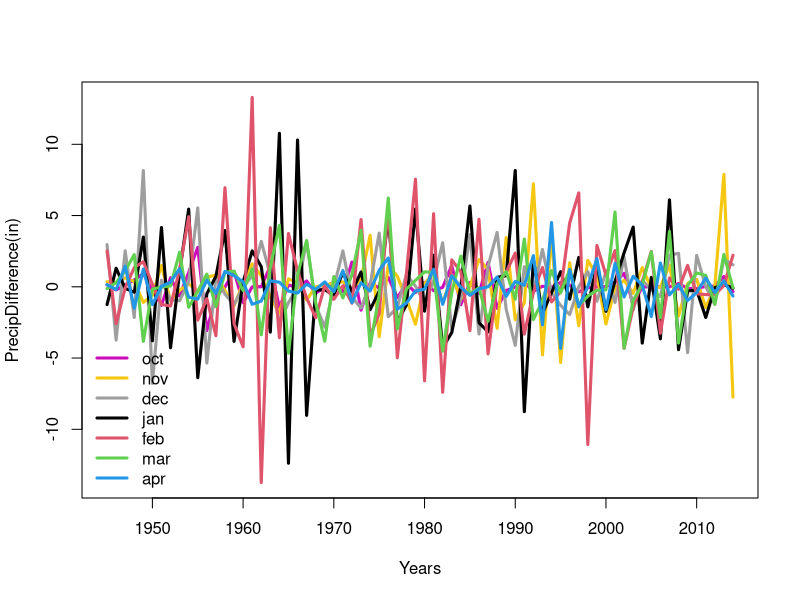
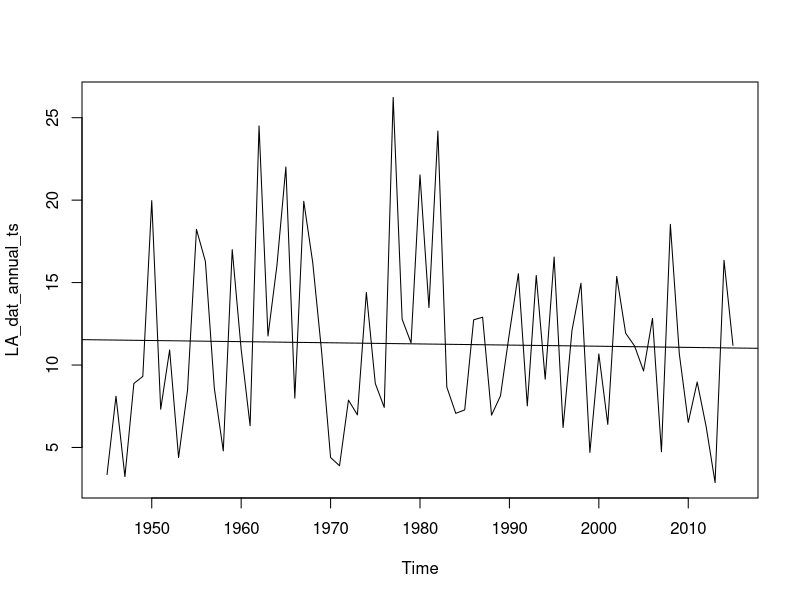
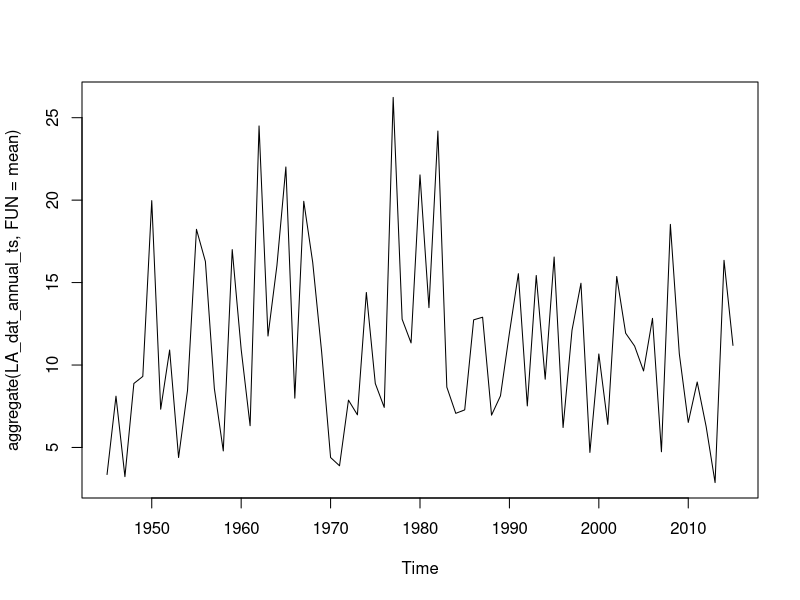
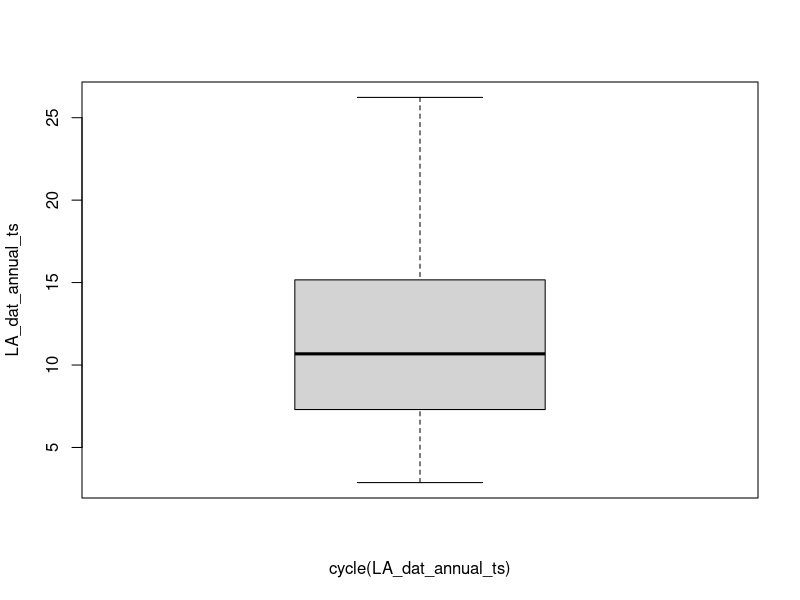
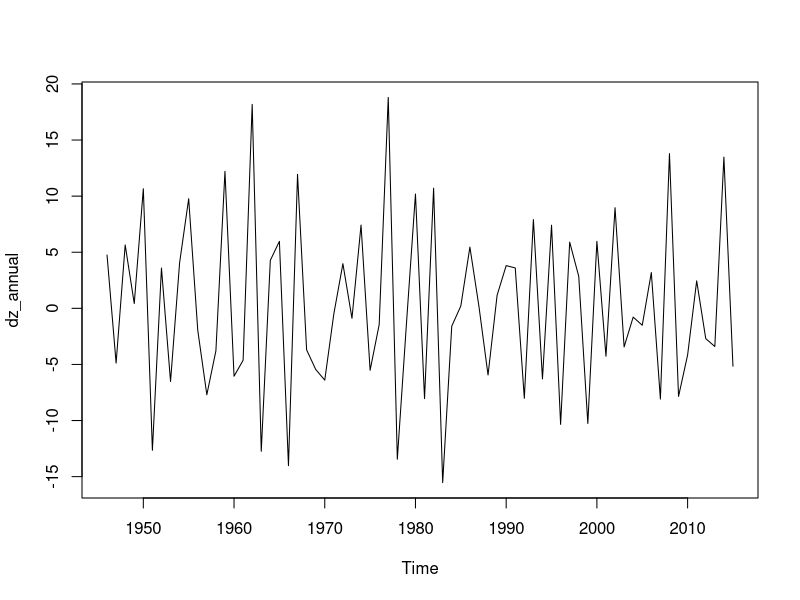
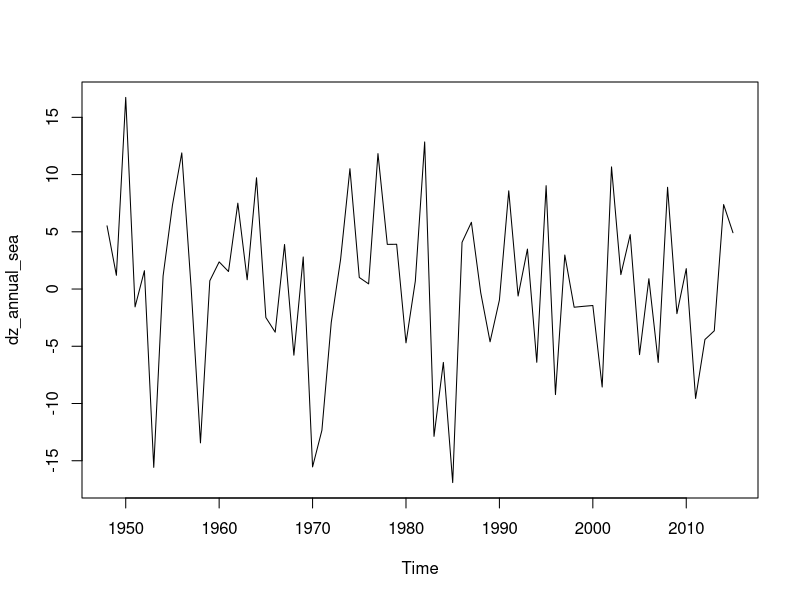
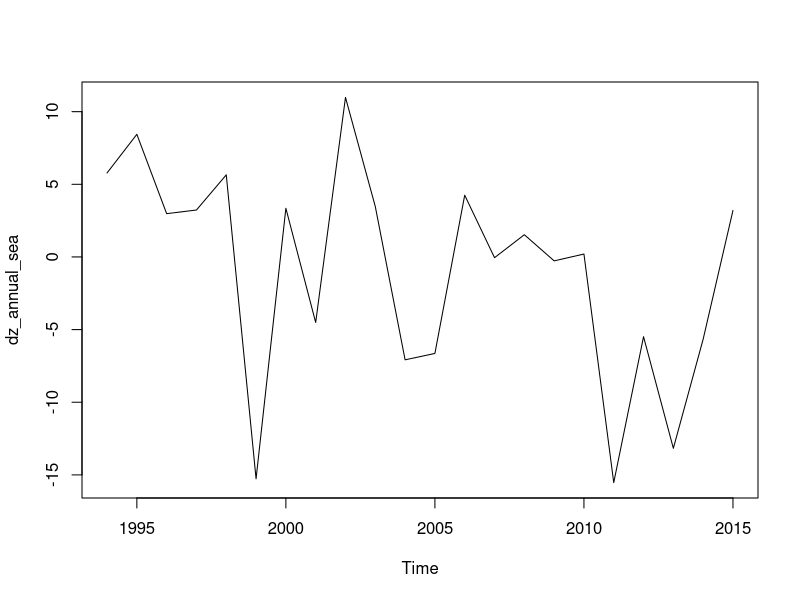
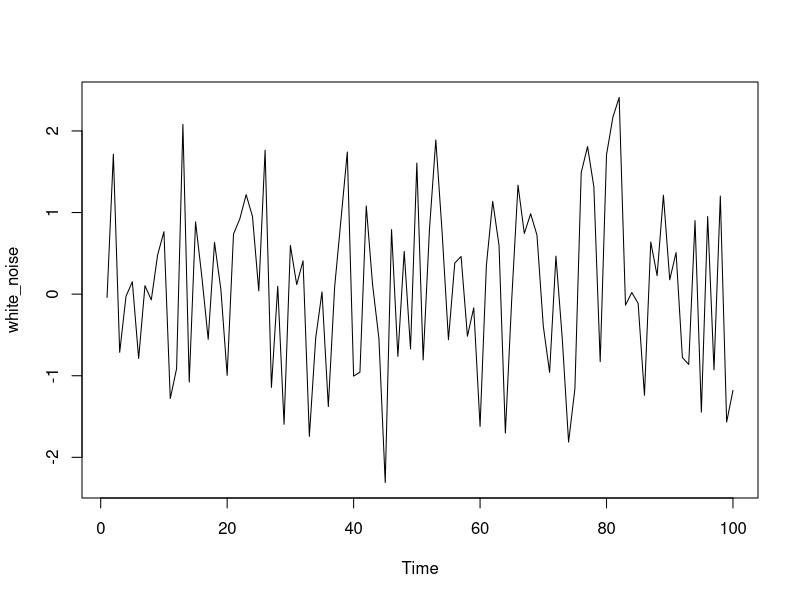

Generate these figures, in order, with R:
# Load Monthly Los Angeles Precip Data
LA_dat_oct = read.csv("./LA_Precip_Oct.csv")
LA_dat_oct <- LA_dat_oct[,c(1,6,8,9)]
LA_dat_nov = read.csv("./LA_Precip_Nov.csv")
LA_dat_nov <- LA_dat_nov[,c(1,6,8,9)]
LA_dat_dec = read.csv("./LA_Precip_Dec.csv")
LA_dat_dec <- LA_dat_dec[,c(1,6,8,9)]
LA_dat_jan = read.csv("./LA_Precip_Jan.csv")
LA_dat_jan <- LA_dat_jan[,c(1,6,8,9)]
LA_dat_feb = read.csv("./LA_Precip_Feb.csv")
LA_dat_feb <- LA_dat_feb[,c(1,6,8,9)]
LA_dat_mar = read.csv("./LA_Precip_Mar.csv")
LA_dat_mar <- LA_dat_mar[,c(1,6,8,9)]
LA_dat_apr = read.csv("./LA_Precip_Apr.csv")
LA_dat_apr <- LA_dat_apr[,c(1,6,8,9)]

# Removing trends in level by differencing
dz_oct <- diff(LA_dat_oct$TotalPrecip)
dz_nov <- diff(LA_dat_nov$TotalPrecip)
dz_dec <- diff(LA_dat_dec$TotalPrecip)
dz_jan <- diff( LA_dat_jan$TotalPrecip)
dz_feb <- diff(LA_dat_feb$TotalPrecip)
dz_mar <- diff(LA_dat_mar$TotalPrecip)
dz_apr <- diff(LA_dat_apr$TotalPrecip)

# Make diff data into time series data
oct <- ts(dz_oct, start = 1945, frequency = 1)
nov <- ts(dz_nov, start = 1945, frequency = 1)
dec <- ts(dz_dec, start = 1945, frequency = 1)
jan <- ts(dz_jan, start = 1945, frequency = 1)
feb <- ts(dz_feb, start = 1945, frequency = 1)
mar <- ts(dz_mar, start = 1945, frequency = 1)
apr <- ts(dz_apr, start = 1945, frequency = 1)

# Plot dz
ts.plot(oct,
        nov,
        dec,
        jan,
        feb,
        mar,
        apr,
        gpars=list(xlab="Years", ylab="PrecipDifference(in)",col = 22:28, lwd = 3))
legend("bottomleft", c("oct","nov","dec","jan","feb","mar","apr"), lty = 1, lwd = 3, col = 22:28, bty = "n")


# Los Angeles Annual Precip
LA_dat_annual <- LA_dat_oct[,4]+LA_dat_nov[,4]+LA_dat_dec[,4]+LA_dat_jan[,4]+LA_dat_feb[,4]+LA_dat_mar[,4]+LA_dat_apr[,4]
# Time series of Los Angeles Annual Precip
LA_dat_annual_ts <- ts(LA_dat_annual, start = 1945, frequency = 1)
# plot of ts
ts.plot(LA_dat_annual_ts)
# This will fit in a line
abline(reg=lm(LA_dat_annual_ts~time(LA_dat_annual_ts)))
# This will print the cycle across years.
cycle(LA_dat_annual_ts)
# This will aggregate the cycles and display a year on year trend
ts.plot(aggregate(LA_dat_annual_ts, FUN=mean))
# Box plot
boxplot(LA_dat_annual_ts~cycle(LA_dat_annual_ts))

# Removing trends in level by differencing
dz_annual <- diff(LA_dat_annual_ts)
# plot of dz
ts.plot(dz_annual)

# Removing seasonal trends with seasonal/cycles differencing
dz_annual_sea <- diff(LA_dat_annual_ts, lag=3)
# plot of dz after removing 3 year trends
ts.plot(dz_annual_sea)

# Removing seasonal trends with seasonal/cycles differencing
dz_annual_sea <- diff(LA_dat_annual_ts, lag=49)
# plot of dz after removing 49 year trends
ts.plot(dz_annual_sea)


# Simulate the white noise model - ARIMA(AutoRegressive Integrated Moving Average) 
# ARIMA(0, 0, 0) model
# Simulate a WN model with list(order = c(0, 0, 0)), n = 100 observations from the WN model
white_noise <- arima.sim(model =list(order = c(0, 0, 0)), n = 100)

# Plot your white_noise data 
ts.plot(white_noise)

# Simulate from the WN model with: mean = 100, sd = 10
white_noise_2 <- arima.sim(model = list(order = c(0, 0, 0)), n = 100, mean = 100, sd = 10)

# Plot your white_noise_2 data
ts.plot(white_noise_2)

# Estimate the white noise model of Los Angeles Annual Precip time series data
# Fit the WN model to LA_dat_annual_ts using the arima command
arima(LA_dat_annual_ts, order = c(0, 0, 0))

# Calculate the mean and variance of LA_dat_annual_ts using mean() and var(), respectively. 
# Compare the results with the output of your arima() command.
mean(LA_dat_annual_ts)
var(LA_dat_annual_ts)

# Simulate the random walk model
# ARIMA(0, 1, 0) model
# Generate a RW model using arima.sim to produce 100 observations
random_walk <- arima.sim(model = list(order = c(0, 1, 0)), n =100)

# Plot random_walk
ts.plot(random_walk)

# Calculate the first difference series
random_walk_diff <- diff(random_walk)

# Plot random_walk_diff
ts.plot(random_walk_diff)

# Generate a RW model with a drift uing arima.sim
rw_drift <- arima.sim(model = list(order = c(0, 1, 0)), n = 100, mean = 1)

# Plot rw_drift
ts.plot(rw_drift)

# Calculate the first difference series
rw_drift_diff <- diff(rw_drift)

# Plot rw_drift_diff
ts.plot(rw_drift_diff)

# Estimate the random walk model
# Difference your random_walk data
rw_diff <- diff(random_walk)

# Plot rw_diff
ts.plot(rw_diff)

# Now fit the WN model to the differenced data
model_wn <- arima(rw_diff, order = c(0, 0, 0))

# Store the value of the estimated time trend (intercept)
int_wn <- model_wn$coef

# Plot the original random_walk data
ts.plot(random_walk)

# Use abline(0, ...) to add time trend to the figure
abline(0, int_wn)


# Are the white noise model or the random walk model stationary?
# Use arima.sim() to generate WN data
white_noise <- arima.sim(model =list(order = c(0, 0, 0)), n = 100)

# Use cumsum() to convert your WN data to RW
random_walk <- cumsum(white_noise)

# Use arima.sim() to generate WN drift data
wn_drift <- arima.sim(model =list(order = c(0, 0, 0)), mean=0.4, n = 100)

# Use cumsum() to convert your WN drift data to RW
rw_drift <- cumsum(wn_drift)

# Plot all four data objects
plot.ts(cbind(white_noise, random_walk, wn_drift, rw_drift))
